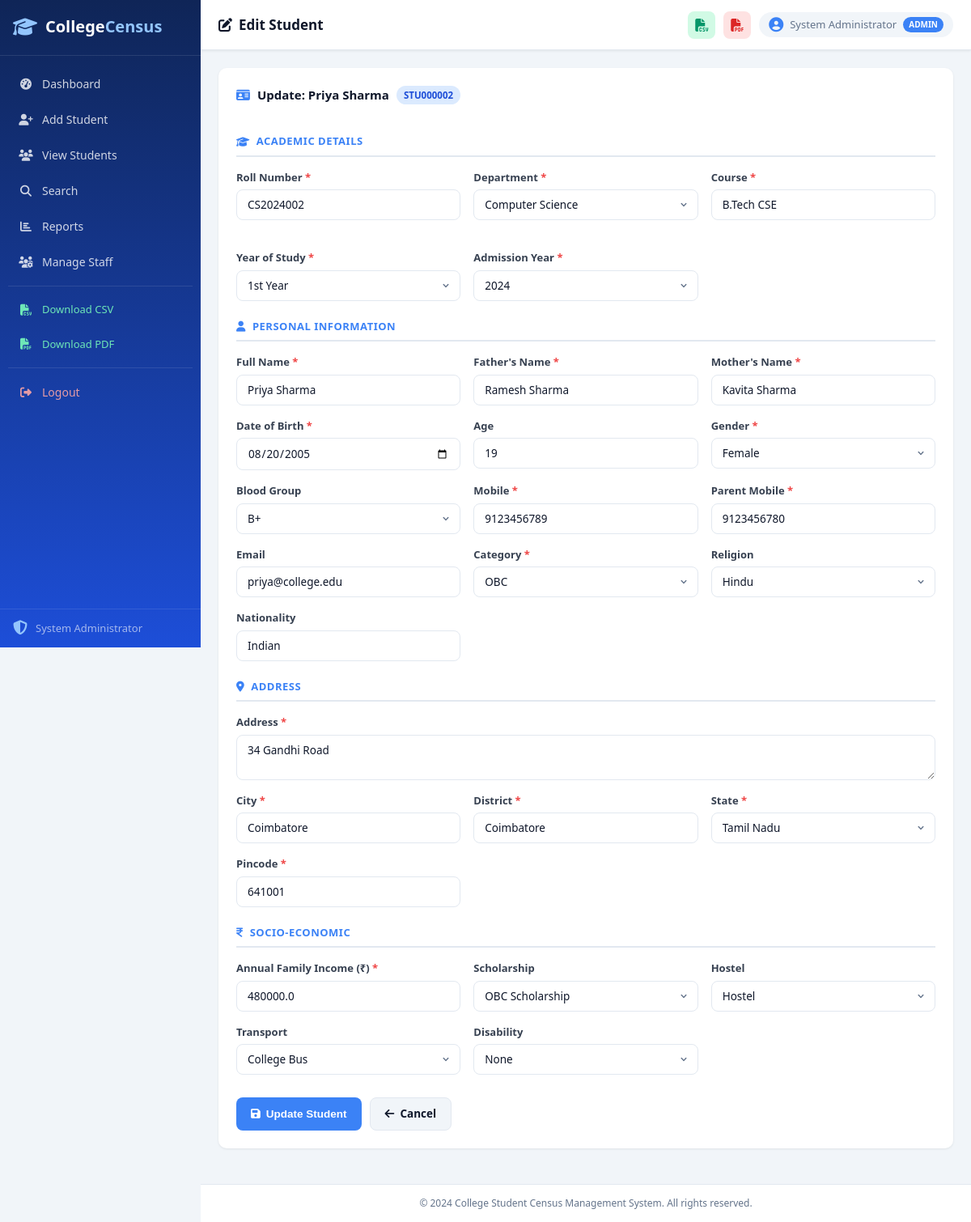
Screenshot of /update/2 (signed in) with the database file from the repository.
### tables this page shows
CREATE TABLE student (
            student_id     INTEGER PRIMARY KEY AUTOINCREMENT,
            census_id      TEXT NOT NULL UNIQUE,
            full_name      TEXT NOT NULL,
            father_name    TEXT NOT NULL,
            mother_name    TEXT NOT NULL,
            dob            TEXT NOT NULL,
            age            INTEGER NOT NULL,
            gender         TEXT NOT NULL,
            blood_group    TEXT,
            address        TEXT NOT NULL,
            city           TEXT NOT NULL,
            district       TEXT NOT NULL,
            state          TEXT NOT NULL,
            pincode        TEXT NOT NULL,
            mobile         TEXT NOT NULL,
            parent_mobile  TEXT NOT NULL,
            email          TEXT,
            department     TEXT NOT NULL,
            course         TEXT NOT NULL,
            year_of_study  INTEGER NOT NULL,
            roll_number    TEXT NOT NULL UNIQUE,
            admission_year INTEGER NOT NULL,
            category       TEXT NOT NULL,
            religion       TEXT,
            nationality    TEXT DEFAULT 'Indian',
            family_income  REAL NOT NULL,
            scholarship    TEXT DEFAULT 'None',
            hostel         TEXT DEFAULT 'Day Scholar',
            transport      TEXT DEFAULT 'Own',
            disability     TEXT DEFAULT 'None',
            s_username     TEXT UNIQUE,
            s_password     TEXT,
            created_at     TEXT DEFAULT CURRENT_TIMESTAMP
        );

### app.py (the view, shortened to what this page needs)
@app.route('/update/<int:sid>', methods=['GET','POST'])
@staff_required
def update(sid):
    conn = get_db()
    s = conn.execute('SELECT * FROM student WHERE student_id=?',(sid,)).fetchone()
    if not s:
        conn.close(); flash('Student not found.','danger')
        return redirect(url_for('view_students'))
    conn.close()
    return render_template('update_student.html', student=s)

### app.py (called while the page is built)
def get_db():
    conn = sqlite3.connect(DB_PATH)
    conn.row_factory = sqlite3.Row
    return conn

def staff_required(f):
    @wraps(f)
    def d(*a, **kw):
        if 'staff_id' not in session and 'admin' not in session:
            flash('Login required.', 'warning')
            return redirect(url_for('staff_login'))
        return f(*a, **kw)
    return d

### templates/update_student.html (shortened to what this page needs)
{% extends "base.html" %}
{% block page_title %}<i class="fa-solid fa-pen-to-square"></i> Edit Student{% endblock %}
{% block content %}
<div class="section-card">
  <div class="section-header">
    <h2 class="section-title"><i class="fa-solid fa-id-card"></i> Update: {{ student.full_name }} <span class="badge badge-blue">{{ student.census_id }}</span></h2>
  </div>
  <form method="POST" action="{{ url_for('update', sid=student.student_id) }}" id="updateForm" novalidate>
    <div class="form-section-title"><i class="fa-solid fa-graduation-cap"></i> Academic Details</div>
    <div class="form-grid">
      <div class="form-group"><label>Roll Number <span class="req">*</span></label><input type="text" name="roll_number" id="roll_number" class="form-control" value="{{ student.roll_number }}" required/><span class="field-error" id="err_roll_number"></span></div>
      <div class="form-group"><label>Department <span class="req">*</span></label>
        <select name="department" id="department" class="form-control" required onchange="updateCourses()">
          {% for d in ['Computer Science','Information Technology','Electronics','Mechanical','Civil','Electrical','Business Administration','Commerce','Arts','Science','Mathematics','Physics','Chemistry','English'] %}<option {{ 'selected' if student.department==d }}>{{ d }}</option>{% endfor %}
        </select></div>
      <div class="form-group"><label>Course <span class="req">*</span></label><input type="text" name="course" id="course" class="form-control" value="{{ student.course }}" required/></div>
      <div class="form-group"><label>Year of Study <span class="req">*</span></label>
        <select name="year_of_study" id="year_of_study" class="form-control" required>
          {% for y in range(1,6) %}<option value="{{ y }}" {{ 'selected' if student.year_of_study==y }}>{{ y }}{% if y==1 %}st{% elif y==2 %}nd{% elif y==3 %}rd{% else %}th{% endif %} Year</option>{% endfor %}
        </select></div>
      <div class="form-group"><label>Admission Year <span class="req">*</span></label>
        <select name="admission_year" class="form-control" required>
          {% for y in range(2018,2026) %}<option {{ 'selected' if student.admission_year==y }}>{{ y }}</option>{% endfor %}
        </select></div>
    </div>
    <div class="form-section-title"><i class="fa-solid fa-user"></i> Personal Information</div>
    <div class="form-grid">
      <div class="form-group"><label>Full Name <span class="req">*</span></label><input type="text" name="full_name" class="form-control" value="{{ student.full_name }}" required/></div>
      <div class="form-group"><label>Father's Name <span class="req">*</span></label><input type="text" name="father_name" class="form-control" value="{{ student.father_name }}" required/></div>
      <div class="form-group"><label>Mother's Name <span class="req">*</span></label><input type="text" name="mother_name" class="form-control" value="{{ student.mother_name }}" required/></div>
      <div class="form-group"><label>Date of Birth <span class="req">*</span></label><input type="date" name="dob" id="dob" class="form-control" value="{{ student.dob }}" required onchange="calcAge()"/></div>
      <div class="form-group"><label>Age</label><input type="number" name="age" id="age" class="form-control" value="{{ student.age }}" readonly/></div>
      <div class="form-group"><label>Gender <span class="req">*</span></label><select name="gender" class="form-control" required>{% for g in ['Male','Female','Other'] %}<option {{ 'selected' if student.gender==g }}>{{ g }}</option>{% endfor %}</select></div>
      <div class="form-group"><label>Blood Group</label><select name="blood_group" class="form-control"><option value="">--</option>{% for bg in ['A+','A-','B+','B-','AB+','AB-','O+','O-'] %}<option {{ 'selected' if student.blood_group==bg }}>{{ bg }}</option>{% endfor %}</select></div>
      <div class="form-group"><label>Mobile <span class="req">*</span></label><input type="tel" name="mobile" id="mobile" class="form-control" value="{{ student.mobile }}" maxlength="10" required/></div>
      <div class="form-group"><label>Parent Mobile <span class="req">*</span></label><input type="tel" name="parent_mobile" class="form-control" value="{{ student.parent_mobile }}" maxlength="10" required/></div>
      <div class="form-group"><label>Email</label><input type="email" name="email" class="form-control" value="{{ student.email or '' }}"/></div>
      <div class="form-group"><label>Category <span class="req">*</span></label><select name="category" class="form-control" required>{% for c in ['General','OBC','SC','ST','EWS','NT','SBC','VJ-A','Other'] %}<option {{ 'selected' if student.category==c }}>{{ c }}</option>{% endfor %}</select></div>
      <div class="form-group"><label>Religion</label><select name="religion" class="form-control">{% for r in ['','Hindu','Muslim','Christian','Sikh','Buddhist','Jain','Other'] %}<option {{ 'selected' if student.religion==r }}>{{ r }}</option>{% endfor %}</select></div>
      <div class="form-group"><label>Nationality</label><input type="text" name="nationality" class="form-control" value="{{ student.nationality or 'Indian' }}"/></div>
    </div>
    <div class="form-section-title"><i class="fa-solid fa-location-dot"></i> Address</div>
    <div class="form-grid">
      <div class="form-group fg-full"><label>Address <span class="req">*</span></label><textarea name="address" class="form-control" rows="2" required>{{ student.address }}</textarea></div>
      <div class="form-group"><label>City <span class="req">*</span></label><input type="text" name="city" class="form-control" value="{{ student.city }}" required/></div>
      <div class="form-group"><label>District <span class="req">*</span></label><input type="text" name="district" class="form-control" value="{{ student.district }}" required/></div>
      <div class="form-group"><label>State <span class="req">*</span></label><select name="state" class="form-control" required>{% for s in ['Andhra Pradesh','Assam','Bihar','Chhattisgarh','Goa','Gujarat','Haryana','Karnataka','Kerala','Madhya Pradesh','Maharashtra','Odisha','Punjab','Rajasthan','Tamil Nadu','Telangana','Uttar Pradesh','Uttarakhand','West Bengal','Delhi','Jammu & Kashmir','Puducherry'] %}<option {{ 'selected' if student.state==s }}>{{ s }}</option>{% endfor %}</select></div>
      <div class="form-group"><label>Pincode <span class="req">*</span></label><input type="text" name="pincode" class="form-control" value="{{ student.pincode }}" maxlength="6" required/></div>
    </div>
    <div class="form-section-title"><i class="fa-solid fa-indian-rupee-sign"></i> Socio-Economic</div>
    <div class="form-grid">
      <div class="form-group"><label>Annual Family Income (₹) <span class="req">*</span></label><input type="number" name="family_income" class="form-control" value="{{ student.family_income }}" min="0" required/></div>
      <div class="form-group"><label>Scholarship</label><select name="scholarship" class="form-control">{% for sc in ['None','Government Merit','SC/ST Scholarship','OBC Scholarship','Minority Scholarship','Sports Quota','Management Quota','Other'] %}<option {{ 'selected' if student.scholarship==sc }}>{{ sc }}</option>{% endfor %}</select></div>
      <div class="form-group"><label>Hostel</label><select name="hostel" class="form-control"><option {{ 'selected' if student.hostel=='Hostel' }}>Hostel</option></select></div>
      <div class="form-group"><label>Transport</label><select name="transport" class="form-control">{% for t in ['Own','College Bus','Public Transport','Walking','Cycling'] %}<option {{ 'selected' if student.transport==t }}>{{ t }}</option>{% endfor %}</select></div>
      <div class="form-group"><label>Disability</label><select name="disability" class="form-control">{% for dis in ['None','Visually Impaired','Hearing Impaired','Physically Challenged','Learning Disability','Other'] %}<option {{ 'selected' if student.disability==dis }}>{{ dis }}</option>{% endfor %}</select></div>
    </div>
    <div class="form-actions">
      <button type="submit" class="btn btn-primary"><i class="fa-solid fa-floppy-disk"></i> Update Student</button>
      <a href="{{ url_for('view_students') }}" class="btn btn-secondary"><i class="fa-solid fa-arrow-left"></i> Cancel</a>
    </div>
  </form>
</div>
{% endblock %}

### css/style.css (style rules this page uses)
*, *::before, *::after { box-sizing: border-box; margin: 0; padding: 0; }
:root { --blue: #3b82f6; --blue-d: #1d4ed8; --green: #10b981; --pink: #ec4899; --purple: #8b5cf6; --orange: #f97316; --teal: #14b8a6; --red: #ef4444; --yellow: #f59e0b; --indigo: #6366f1; --sidebar-w: 248px; --topbar-h: 62px; --bg: #f1f5f9; --surface: #ffffff; --border: #e2e8f0; --text: #0f172a; --muted: #64748b; --shadow-sm: 0 1px 3px rgba(0,0,0,.08); --shadow: 0 4px 16px rgba(0,0,0,.1); --shadow-lg: 0 8px 32px rgba(0,0,0,.14); --radius: 10px; --radius-lg: 16px; --font: 'Segoe UI', system-ui, sans-serif; }
body { font-family: var(--font); background: var(--bg); color: var(--text); line-height: 1.5; }
.section-card { background: var(--surface); border-radius: var(--radius); padding: 22px; box-shadow: var(--shadow-sm); margin-bottom: 22px; }
.section-header { display: flex; align-items: center; justify-content: space-between; flex-wrap: wrap; gap: 10px; margin-bottom: 18px; }
.section-title { font-size: 15px; font-weight: 700; display: flex; align-items: center; gap: 9px; color: var(--text); margin-bottom: 18px; flex-wrap: wrap; }
.section-title i { color: var(--blue); }
.badge { display: inline-flex; align-items: center; padding: 3px 9px; border-radius: 20px; font-size: 11.5px; font-weight: 600; white-space: nowrap; }
.badge-blue { background: #dbeafe; color: #1d4ed8; }
.btn { display: inline-flex; align-items: center; gap: 7px; padding: 9px 18px; border-radius: 8px; font-size: 13.5px; font-weight: 600; cursor: pointer; border: none; text-decoration: none; transition: background .18s, transform .1s, box-shadow .18s; }
.btn-primary { background: var(--blue); color: #fff; }
.btn-secondary { background: #f1f5f9; color: var(--text); border: 1px solid var(--border); }
.form-grid { display: grid; grid-template-columns: repeat(auto-fill, minmax(250px, 1fr)); gap: 16px; margin-bottom: 22px; }
.fg-full { grid-column: 1 / -1; }
.form-group { display: flex; flex-direction: column; gap: 5px; }
.form-group label { font-size: 13px; font-weight: 600; color: #374151; }
.req { color: var(--red); }
.form-control { width: 100%; padding: 9px 13px; border: 1.5px solid var(--border); border-radius: 8px; font-size: 13.5px; font-family: var(--font); background: #fff; color: var(--text); transition: border-color .18s, box-shadow .18s; outline: none; }
textarea.form-control { resize: vertical; }
select.form-control { appearance: none; background-repeat: no-repeat; background-position: right 10px center; background-size: 14px; padding-right: 32px; }
.field-error { font-size: 11.5px; color: var(--red); min-height: 16px; }
.form-section-title { font-size: 13px; font-weight: 700; color: var(--blue); text-transform: uppercase; letter-spacing: .5px; border-bottom: 2px solid var(--border); padding-bottom: 7px; margin-bottom: 16px; display: flex; align-items: center; gap: 8px; }
.form-actions { display: flex; gap: 10px; flex-wrap: wrap; padding-top: 6px; }

### rows the page displays
student: full_name "Priya Sharma", census_id "STU000002", roll_number "CS2024002", course "B.Tech CSE", father_name "Ramesh Sharma", mother_name "Kavita Sharma", dob "08/20/2005", age "19", mobile "9123456789", parent_mobile "9123456780", email "priya@college.edu", nationality "Indian", address "34 Gandhi Road", city "Coimbatore", district "Coimbatore", pincode "641001", family_income "480000.0"

### other values shown
{{ session.get('admin_name') or session.get('staff_name','Staff') }} "System Administrator"
{{ 'Admin' if session.get('admin') else 'Staff' }} "ADMIN"
form field department "Computer Science"
form field year_of_study "1st Year"
form field admission_year "2024"
form field gender "Female"
form field blood_group "B+"
form field category "OBC"
form field religion "Hindu"
form field state "Tamil Nadu"
form field scholarship "OBC Scholarship"
form field transport "College Bus"
form field disability "None"
